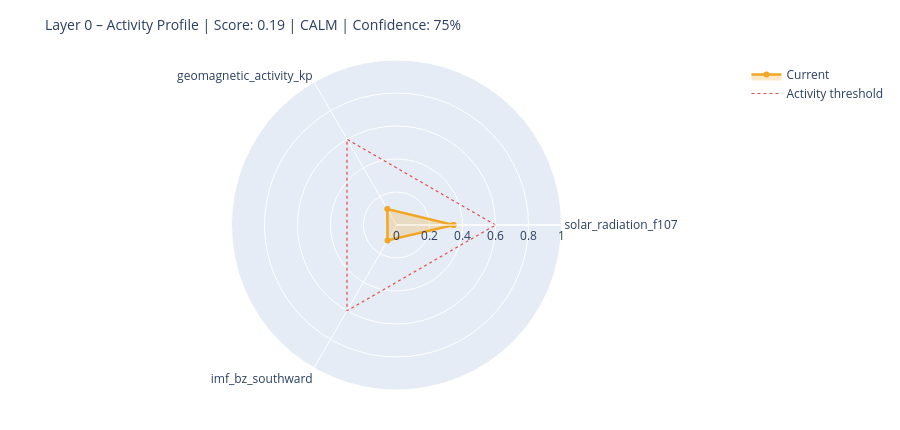

Notebook source saved alongside this figure:
### Markdown cell above
---
## 6. State Assessment & Handoff to Layer 1

### Code cell
# ============================================================
# STEP 1 – Collect raw values with source modes
# Mode: 'primary' | 'fallback_3h' | 'last_valid' | 'missing'
# ============================================================

def safe_last(df, col):
    if df is None or col not in df.columns: return None
    s = df[col].dropna()
    return float(s.iloc[-1]) if not s.empty else None

f107_now = safe_last(df_f107, 'f10.7')
bz_now   = safe_last(df_mag,  'bz_gsm')
kp_now   = safe_last(df_kp,   'kp')
sw_now   = safe_last(df_sw,   'speed')

source_modes = {
    'F10.7':    'primary'  if f107_now is not None else 'missing',
    'Kp':       'primary'  if kp_now   is not None else 'missing',
    'IMF_Bz':   'primary'  if bz_now   is not None else 'missing',
    'SW_speed': 'primary'  if sw_now   is not None else 'missing',
}

# Kp Fallback – 3h endpoint
if kp_now is None:
    try:
        r = requests.get(
            'https://services.swpc.noaa.gov/json/noaa-planetary-k-index.json',
            timeout=10)
        r.raise_for_status()
        fb = pd.DataFrame(r.json())
        tc = next((c for c in fb.columns if 'time' in c.lower()), fb.columns[0])
        kc = next((c for c in fb.columns if 'kp' in c.lower() and c != tc), None)
        if kc:
            fb[kc] = fb[kc].astype(str).str.extract(r'([0-9]+(?:\.[0-9]*)?)')[0]
            fb[kc] = pd.to_numeric(fb[kc], errors='coerce')
            fb = fb[fb[kc] >= 0].dropna(subset=[kc])
            if not fb.empty:
                kp_now = float(fb[kc].iloc[-1])
                source_modes['Kp'] = 'fallback_3h'
                print(f'  Kp fallback (3h): {kp_now:.1f}')
    except Exception as e:
        print(f'  Kp fallback failed: {e}')

# Solar Wind Fallback – last valid value
if sw_now is None and df_sw is not None and 'speed' in df_sw.columns:
    s = df_sw['speed'].dropna()
    if not s.empty:
        sw_now = float(s.iloc[-1])
        source_modes['SW_speed'] = 'last_valid'
        print(f'  SW fallback (last_valid): {sw_now:.0f} km/s')

print()
print('Source modes:', source_modes)

# ============================================================
# STEP 2 – Score from available components only
# ============================================================

def norm(v, lo, hi):
    if v is None: return None
    return max(0.0, min(1.0, (v - lo) / (hi - lo)))

COMPONENTS = {
    'solar_radiation_f107':    (f107_now, norm(f107_now, 60, 250)),
    'geomagnetic_activity_kp': (kp_now,   norm(kp_now,   0,   9)),
    'imf_bz_southward':        (bz_now,   norm(-(bz_now or 0) if bz_now else None, -5, 30)
                                           if bz_now is not None else None),
    'solar_wind_speed':        (sw_now,   norm(sw_now, 300, 800)),
}

available   = {k: v[1] for k, v in COMPONENTS.items() if v[1] is not None}
unavailable = [k for k, v in COMPONENTS.items() if v[1] is None]

layer0_score = round(sum(available.values()) / len(available), 4) if available else None
confidence   = round(len(available) / len(COMPONENTS), 2)

level = ('unknown'  if layer0_score is None
         else 'calm'     if layer0_score < 0.3
         else 'moderate' if layer0_score < 0.6
         else 'active')

# ============================================================
# STEP 3 – Dominant Driver
# ============================================================

def dominant_driver(kp, f107, bz, sw):
    candidates = []
    if kp   is not None and kp   >= 4:   candidates.append(('geomagnetic',    kp / 9))
    if sw   is not None and sw   >= 500:  candidates.append(('solar_wind',     sw / 800))
    if bz   is not None and bz   <= -5:   candidates.append(('imf_southward',  abs(bz) / 30))
    if f107 is not None and f107 >= 150:  candidates.append(('solar_radiation',f107 / 250))
    return max(candidates, key=lambda x: x[1])[0] if candidates else 'none'

driver = dominant_driver(kp_now, f107_now, bz_now, sw_now)

# ============================================================
# STEP 4 – Downstream expectations
# ============================================================

def downstream_expectation(driver, score, kp, bz, f107):
    exp = {
        'magnetosphere':        'calm',
        'ionosphere':           'calm',
        'schumann_resonance':   'unchanged',
        'lithosphere_currents': 'low',
    }
    if driver == 'geomagnetic' or (kp and kp >= 5):
        exp['magnetosphere']        = 'compressed / storm'
        exp['ionosphere']           = 'elevated disturbance (TEC variability)'
        exp['schumann_resonance']   = 'elevated amplitude possible'
        exp['lithosphere_currents'] = 'elevated induction currents'
    elif driver == 'imf_southward' or (bz and bz <= -5):
        exp['magnetosphere']        = 'energy coupling active'
        exp['ionosphere']           = 'elevated electron density possible'
        exp['schumann_resonance']   = 'slight modulation possible'
    elif driver == 'solar_radiation' or (f107 and f107 >= 150):
        exp['ionosphere']           = 'elevated ionization (F-layer)'
        exp['schumann_resonance']   = 'slightly elevated background activity'
    return exp

downstream = downstream_expectation(driver, layer0_score, kp_now, bz_now, f107_now)

# ============================================================
# CONSOLE OUTPUT
# ============================================================

W = 58
print('=' * W)
print('LAYER 0 – STATE ASSESSMENT')
print('=' * W)
for name, (raw_v, score_v) in COMPONENTS.items():
    if score_v is not None:
        bar = '█' * int(score_v * 20) + '░' * (20 - int(score_v * 20))
        print(f'  {name:<35}  {bar}  {score_v:.2f}')
    else:
        print(f'  {name:<35}  {"─" * 20}  n/a')
print('-' * W)
print(f'  Score ({len(available)}/{len(COMPONENTS)} components):  {layer0_score:.3f}')
print(f'  Confidence:         {confidence:.0%}')
print(f'  Level:              {level.upper()}')
print(f'  Dominant Driver:    {driver}')

# Radar chart
cats = list(available.keys())
vals = list(available.values())
if len(cats) >= 3:
    fig = go.Figure()
    fig.add_trace(go.Scatterpolar(
        r=vals + [vals[0]], theta=cats + [cats[0]],
        fill='toself', fillcolor='rgba(242,166,35,0.25)',
        line=dict(color='#F2A623', width=2.5), name='Current'
    ))
    fig.add_trace(go.Scatterpolar(
        r=[0.6] * (len(cats) + 1), theta=cats + [cats[0]],
        line=dict(color='#E24B4A', dash='dot', width=1.2),
        mode='lines', name='Activity threshold'
    ))
    fig.update_layout(
        title=dict(text=f'Layer 0 – Activity Profile | Score: {layer0_score:.2f} | {level.upper()} | Confidence: {confidence:.0%}',
                   font=dict(size=14)),
        polar=dict(radialaxis=dict(visible=True, range=[0, 1])),
        height=430, showlegend=True,
        margin=dict(l=60, r=60, t=60, b=40)
    )
    fig.show()

### Figure 1 — Plotly figure (JSON) as saved in the notebook; plotly's stock layout.template omitted (floating-point values rounded to 4 significant figures)
{"data": [{"fill": "toself", "fillcolor": "rgba(242,166,35,0.25)", "line": {"color": "#F2A623", "width": 2.5}, "name": "Current", "r": [0.3457, 0.1111, 0.1086, 0.3457], "theta": ["solar_radiation_f107", "geomagnetic_activity_kp", "imf_bz_southward", "solar_radiation_f107"], "type": "scatterpolar"}, {"line": {"color": "#E24B4A", "dash": "dot", "width": 1.2}, "mode": "lines", "name": "Activity threshold", "r": [0.6, 0.6, 0.6, 0.6], "theta": ["solar_radiation_f107", "geomagnetic_activity_kp", "imf_bz_southward", "solar_radiation_f107"], "type": "scatterpolar"}], "layout": {"height": 430, "margin": {"b": 40, "l": 60, "r": 60, "t": 60}, "polar": {"radialaxis": {"range": [0, 1], "visible": true}}, "showlegend": true, "title": {"font": {"size": 14}, "text": "Layer 0 – Activity Profile | Score: 0.19 | CALM | Confidence: 75%"}}}
